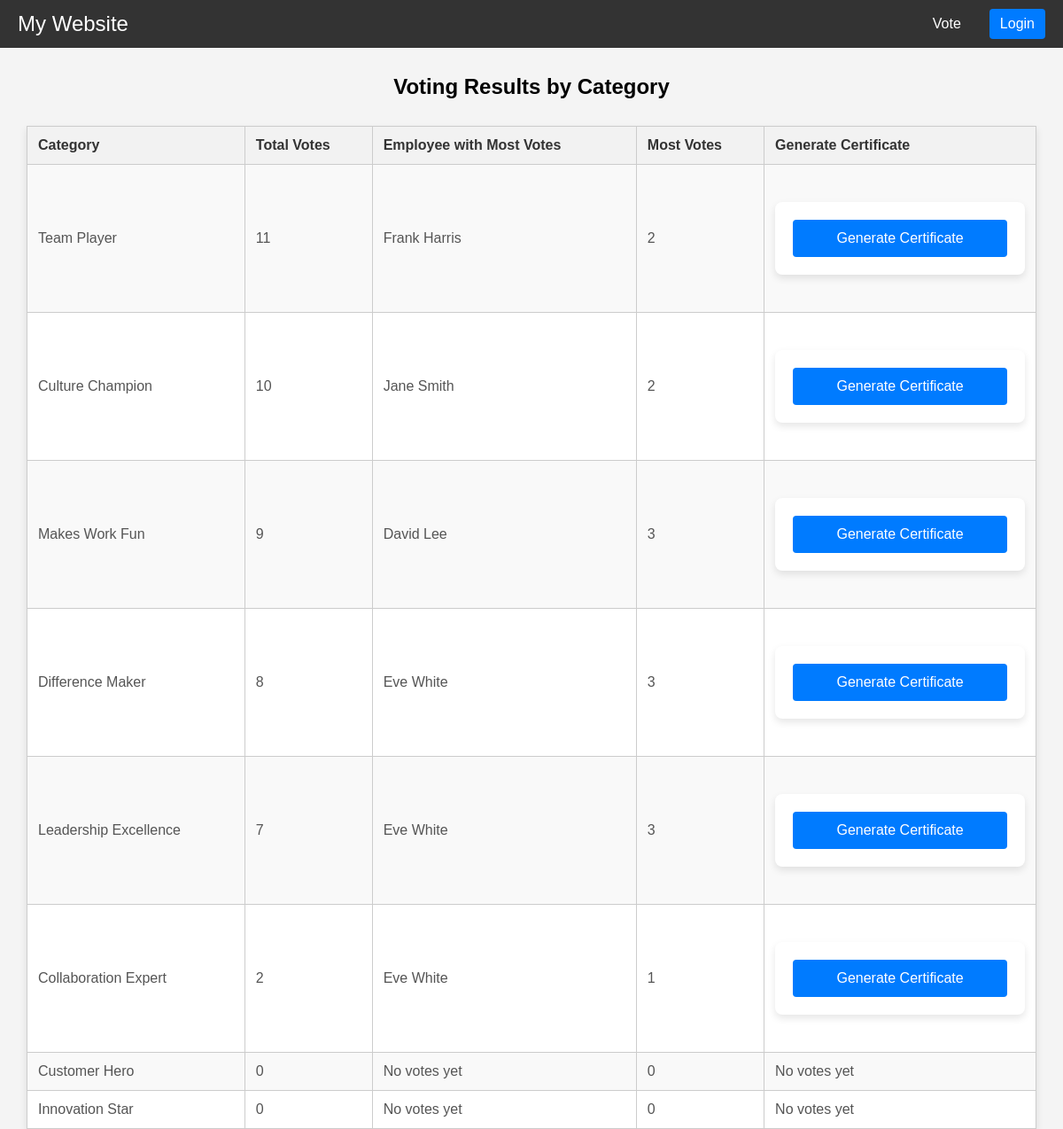
The page / on the database its author committed.
### tables this page shows
CREATE TABLE `employees` (
  `id` int(11) NOT NULL,
  `name` varchar(100) NOT NULL,
  `email` varchar(100) NOT NULL
);

### index.php (called while the page is built)
<?php
require_once "../../htdocs/Pabau/Components/nav-bar.php";
require_once "../../htdocs/Pabau/Components/show-categories.php";
require_once "../../htdocs/Pabau/Components/footer.php";

### Controller/categories.php (called while the page is built)
<?php
require_once "DB/DB.php";
function getCategoriesAndVotes($conn) {
    $sql = "
        SELECT
            c.name AS category_name,
            COUNT(v.id) AS total_votes,
            e.name AS top_nominee_name,
            e.id AS top_nominee_id,
            MAX(subquery.votes_count) AS most_votes
        FROM categories c
        LEFT JOIN votes v ON v.category_id = c.id
        LEFT JOIN employees e ON e.id = v.nominee_id
        LEFT JOIN (
            SELECT nominee_id, category_id, COUNT(*) AS votes_count
            FROM votes
            GROUP BY nominee_id, category_id
        ) AS subquery ON subquery.nominee_id = v.nominee_id AND subquery.category_id = v.category_id
        GROUP BY c.id
        ORDER BY total_votes DESC
    ";
    $stmt = $conn->query($sql);
    return $stmt->fetchAll(PDO::FETCH_ASSOC);
}
$categories = getCategoriesAndVotes($conn);
?>

### Components/show-categories.php (the view, shortened to what this page needs)
<?php
require_once(__DIR__ . '/../Controller/categories.php');
?>
<h2>Voting Results by Category</h2>
<table>
    <tr>
        <th>Category</th>
        <th>Total Votes</th>
        <th>Employee with Most Votes</th>
        <th>Most Votes</th>
        <th>Generate Certificate</th>
    </tr>
    <?php foreach ($categories as $category): ?>
        <tr>
            <td><?php echo htmlspecialchars($category['category_name']); ?></td>
            <td><?php echo $category['total_votes']; ?></td>
            <td>
                <?php
                if ($category['total_votes'] > 0) {
                    echo htmlspecialchars($category['top_nominee_name']);
                } else {
                    echo "No votes yet";
                }
                ?>
            </td>
            <td>
                <?php
                if ($category['total_votes'] > 0) {
                    echo $category['most_votes'];
                } else {
                    echo "0";
                }
                ?>
            </td>
            <td>
                <?php if ($category['total_votes'] > 0): ?>
                    <form method="POST" action="../../Pabau/Controller/generate-certificate.php">
                        <button type="submit">Generate Certificate</button>
                    </form>
                <?php else: ?>
                    No votes yet
                <?php endif; ?>
            </td>
        </tr>
    <?php endforeach; ?>
</table>

### Components/nav-bar.php (shortened to what this page needs)
<?php
$isLoggedIn = isset($_SESSION['loggedIn']) && $_SESSION['loggedIn'] === true;
?>
<!DOCTYPE html>
<html lang="en">
<head>
    <link rel="stylesheet" href="../../Pabau/styles.css">
</head>
<body>
<div class="navbar">
    <a href="../../Pabau/" class="logo">My Website</a>
    <div class="menu">
        <a href="../../Pabau/vote.php">Vote</a>
        <?php if ($isLoggedIn): ?>
            <a href="../Pabau/Controller/logout.php" id="loginLogoutLink">Logout</a>
        <?php else: ?>
            <a href="login.php" id="loginLogoutLink">Login</a>
        <?php endif; ?>
    </div>
</div>

### Components/footer.php (shortened to what this page needs)
</body>
</html>

### styles.css (style rules this page uses)
body, h1, form, label, input, button, .navbar, .menu { margin: 0; padding: 0; font-family: Arial, sans-serif; }
body { background-color: #f4f4f4; margin: 0; }
.navbar { background-color: #333; color: white; padding: 10px 20px; display: flex; justify-content: space-between; align-items: center; margin-bottom: 30px; }
.navbar .logo { font-size: 24px; color: white; text-decoration: none; }
.navbar .menu { display: flex; gap: 20px; }
.navbar .menu a { color: white; text-decoration: none; font-size: 16px; padding: 8px 12px; border-radius: 4px; transition: background-color 0.3s ease; }
#loginLogoutLink { background-color: #007bff; padding: 8px 12px; border-radius: 4px; color: white; text-decoration: none; font-size: 16px; transition: background-color 0.3s ease; }
h2 { text-align: center; }
form { background-color: #fff; padding: 20px; border-radius: 8px; box-shadow: 0 4px 8px rgba(0, 0, 0, 0.1); max-width: 600px; margin: 30px auto; font-size: 16px; }
form button { width: 100%; padding: 12px; background-color: #007bff; color: white; border: none; border-radius: 4px; font-size: 16px; cursor: pointer; transition: background-color 0.3s ease; }
table { width: 95%; margin-top: 30px; margin-left: auto; margin-right: auto; border-collapse: collapse; background-color: #fff; box-shadow: 0 4px 8px rgba(0, 0, 0, 0.1); }
table th, table td { padding: 12px; text-align: left; font-size: 16px; border: 1px solid #ccc; }
table th { background-color: #f2f2f2; color: #333; }
table tr:nth-child(even) { background-color: #f9f9f9; }
table td { color: #555; }

### rows shown on the page
employees: category_name "Team Player", total_votes "11", name "Frank Harris", most_votes "2"
employees: category_name "Culture Champion", total_votes "10", name "Jane Smith", most_votes "2"
employees: category_name "Makes Work Fun", total_votes "9", name "David Lee", most_votes "3"
employees: category_name "Difference Maker", total_votes "8", name "Eve White", most_votes "3", category_name "Leadership Excellence", total_votes "7", category_name "Collaboration Expert", total_votes "2", most_votes "1"

### other values the page prints
$category['category_name'] "Customer Hero"
$category['total_votes'] "0"
$category['category_name'] "Innovation Star"
